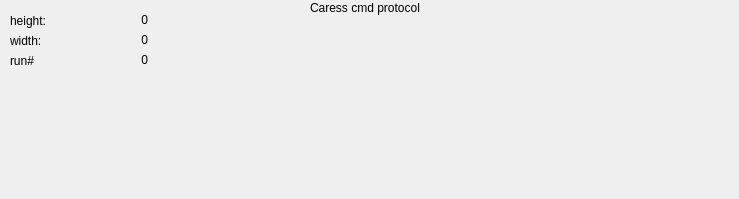
     <widget class="QWidget" name="TabPage">
      <attribute name="title">
       <string>Caress</string>
      </attribute>
      <widget class="QLabel" name="textLabel1_12">
       <property name="geometry">
        <rect>
         <x>10</x>
         <y>10</y>
         <width>58</width>
         <height>21</height>
        </rect>
       </property>
       <property name="text">
        <string>height:</string>
       </property>
       <property name="wordWrap">
        <bool>false</bool>
       </property>
      </widget>
      <widget class="QLabel" name="textLabel1_12_2">
       <property name="geometry">
        <rect>
         <x>10</x>
         <y>30</y>
         <width>58</width>
         <height>21</height>
        </rect>
       </property>
       <property name="text">
        <string>width:</string>
       </property>
       <property name="wordWrap">
        <bool>false</bool>
       </property>
      </widget>
      <widget class="QLabel" name="textLabel1_12_2_2">
       <property name="geometry">
        <rect>
         <x>10</x>
         <y>50</y>
         <width>58</width>
         <height>21</height>
        </rect>
       </property>
       <property name="text">
        <string>run#</string>
       </property>
       <property name="wordWrap">
        <bool>false</bool>
       </property>
      </widget>
      <widget class="QLabel" name="caressHeight">
       <property name="geometry">
        <rect>
         <x>90</x>
         <y>10</y>
         <width>58</width>
         <height>21</height>
        </rect>
       </property>
       <property name="text">
        <string>&lt;p align=&quot;right&quot;&gt;0&lt;/p&gt;</string>
       </property>
       <property name="wordWrap">
        <bool>false</bool>
       </property>
      </widget>
      <widget class="QLabel" name="caressWidth">
       <property name="geometry">
        <rect>
         <x>90</x>
         <y>30</y>
         <width>58</width>
         <height>21</height>
        </rect>
       </property>
       <property name="text">
        <string>&lt;p align=&quot;right&quot;&gt;0&lt;/p&gt;</string>
       </property>
       <property name="wordWrap">
        <bool>false</bool>
       </property>
      </widget>
      <widget class="QLabel" name="caressRun">
       <property name="geometry">
        <rect>
         <x>90</x>
         <y>50</y>
         <width>58</width>
         <height>21</height>
        </rect>
       </property>
       <property name="text">
        <string>&lt;p align=&quot;right&quot;&gt;0&lt;/p&gt;</string>
       </property>
       <property name="wordWrap">
        <bool>false</bool>
       </property>
      </widget>
      <widget class="QLabel" name="textLabel1_13">
       <property name="geometry">
        <rect>
         <x>310</x>
         <y>0</y>
         <width>171</width>
         <height>16</height>
        </rect>
       </property>
       <property name="text">
        <string>Caress cmd protocol</string>
       </property>
       <property name="wordWrap">
        <bool>false</bool>
       </property>
      </widget>
      <widget class="Q3TextEdit" name="caressEdit" native="true">
       <property name="enabled">
        <bool>true</bool>
       </property>
       <property name="geometry">
        <rect>
         <x>310</x>
         <y>20</y>
         <width>420</width>
         <height>170</height>
        </rect>
       </property>
       <property name="toolTip">
        <string>application and error messages</string>
       </property>
       <property name="readOnly" stdset="0">
        <bool>true</bool>
       </property>
      </widget>
     </widget>
